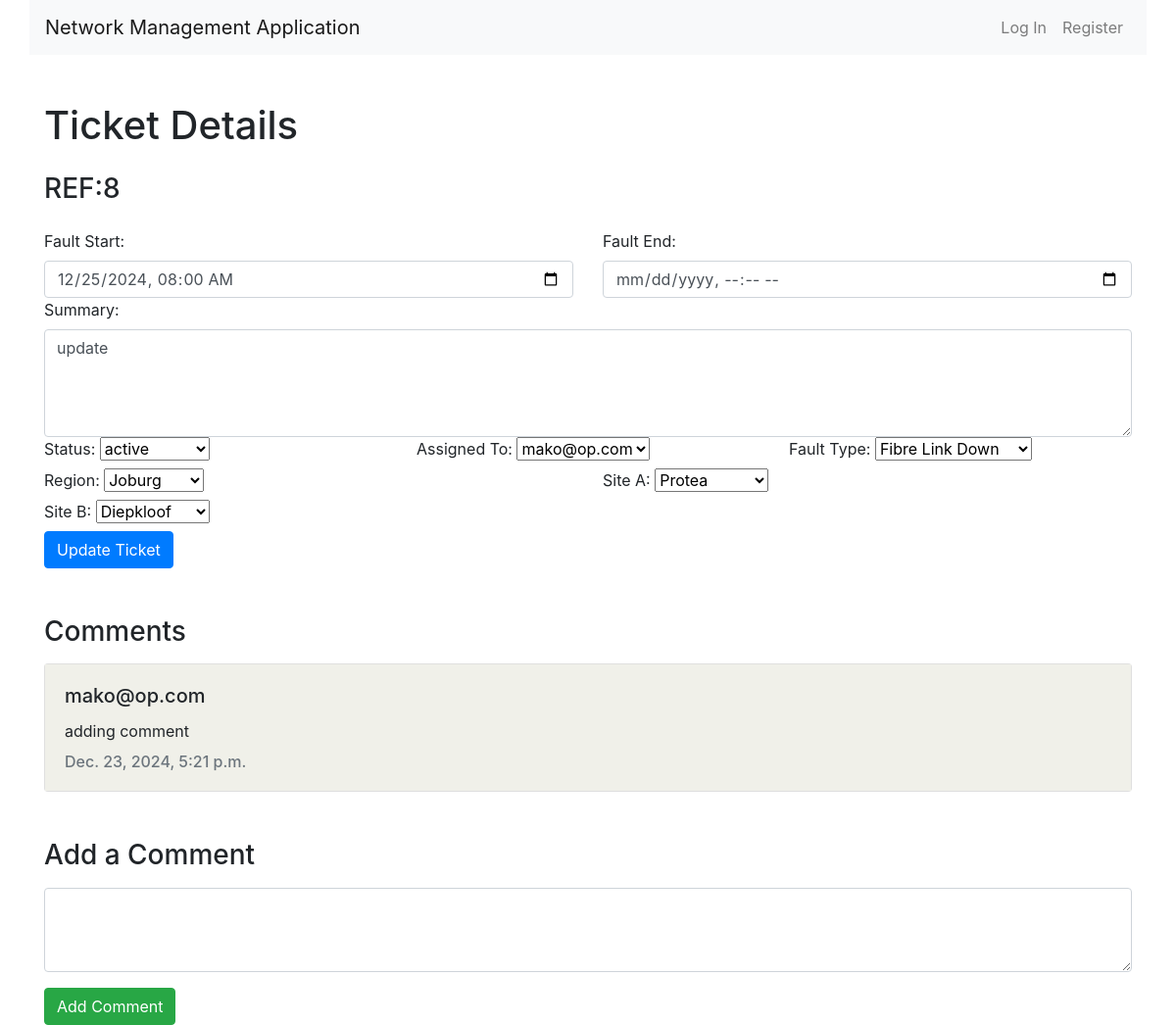
The app's page /tickets/8/details/ with its own data.
### nms/models.py (models this page shows, shortened)
class Ticket(models.Model):
    fault_start = models.CharField(max_length=255, null=True, blank=True)
    fault_end = models.CharField(max_length=255, null=True, blank=True)
    summary = models.TextField(null=True, blank=True)
    status = models.ForeignKey('TicketStatus', on_delete=models.CASCADE, related_name='tickets', default=1)
    created_at = models.DateTimeField(auto_now_add=True)
    assigned_to = models.ForeignKey(User, on_delete=models.CASCADE, related_name='tickets', null=True, blank=True)
    fault_type = models.ForeignKey(FaultType, on_delete=models.CASCADE, related_name='tickets', null=True, blank=True)
    region = models.ForeignKey(Region, on_delete=models.CASCADE, related_name='tickets', null=True, blank=True)
    site_A = models.ForeignKey(Site, on_delete=models.CASCADE, related_name='site_A_tickets', null=True, blank=True)
    site_B = models.ForeignKey(Site, on_delete=models.CASCADE, related_name='site_B_tickets', null=True, blank=True)

class TicketStatus(models.Model):
    name = models.CharField(max_length=50, unique=True)

class User(AbstractUser):
    ROLES = (
        ('noc', 'NOC Staff'),
        ('technician', 'Technician'),
        ('manager', 'Manager'),
        ('client', 'Client')
    )
    role = models.CharField(max_length=50, choices=ROLES, default='client')

class FaultType(models.Model):
    name = models.CharField(max_length=100, unique=True)

class Region(models.Model):
    name = models.CharField(max_length=100, unique=True)

class Site(models.Model):
    name = models.CharField(max_length=100, unique=True)
    region = models.ForeignKey(Region, on_delete=models.CASCADE, related_name='sites')

class Comment(models.Model):
    ticket = models.ForeignKey(Ticket, on_delete=models.CASCADE, related_name='comments')
    user = models.ForeignKey(User, on_delete=models.CASCADE)
    content = models.TextField()
    created_date = models.DateTimeField(auto_now_add=True)

### nms/views.py (the view)
# urls.py: path('tickets/<int:ticket_id>/details/', views.view_ticket, name='view_ticket'),
def view_ticket(request, ticket_id):
    ticket = get_object_or_404(Ticket, id=ticket_id)
    comments = ticket.comments.select_related('user').order_by('-created_date')
    statuses = TicketStatus.objects.all()
    fault_types = FaultType.objects.all()
    regions = Region.objects.all()
    sites = Site.objects.all()
    users = User.objects.all()
    return render(request, 'nms/view_ticket.html', {
        'ticket': ticket,
        'statuses': statuses,
        'fault_types': fault_types,
        'regions': regions,
        'sites': sites,
        'users': users,
        'comments': comments
    })

### nms/templates/nms/view_ticket.html (shortened to what this page needs)
{% extends "nms/layout.html" %}
{% block body %}
<div class="container mt-5">
    <h1 class="mb-4">Ticket Details</h1>
    <h3 class="mb-4">REF:{{ ticket.id }}</h3>
    <form id="edit-ticket-form" class="row g-3" action="{% url 'update_ticket' ticket.id %}">
        <div class="col-md-6">
            <label for="fault_start" class="form-label">Fault Start:</label>
            <input type="datetime-local" class="form-control" id="fault_start" name="fault_start" value="{{ ticket.fault_start }}">
        </div>
        <div class="col-md-6">
            <label for="fault_end" class="form-label">Fault End:</label>
            <input type="datetime-local" class="form-control" id="fault_end" name="fault_end" value="{{ ticket.fault_end }}">
        </div>
        <div class="col-12">
            <label for="summary" class="form-label">Summary:</label>
            <textarea class="form-control" id="summary" name="summary" rows="4">{{ ticket.summary }}</textarea>
        </div>
        <div class="col-md-4">
            <label for="status" class="form-label">Status:</label>
            <select class="form-select" id="status" name="status">
                {% for status in statuses %}
                <option value="{{ status.id }}" {% if ticket.status.id == status.id %}selected{% endif %}>
                    {{ status.name }}
                </option>
                {% endfor %}
            </select>
        </div>
        <div class="col-md-4">
            <label for="assigned_to" class="form-label">Assigned To:</label>
            <select class="form-select" id="assigned_to" name="assigned_to">
                {% for user in users %}
                <option value="{{ user.id }}" {% if ticket.assigned_to.id == user.id %}selected{% endif %}>
                    {{ user.username }}
                </option>
                {% endfor %}
            </select>
        </div>
        <div class="col-md-4">
            <label for="fault_type" class="form-label">Fault Type:</label>
            <select class="form-select" id="fault_type" name="fault_type">
                {% for fault_type in fault_types %}
                <option value="{{ fault_type.id }}" {% if ticket.fault_type.id == fault_type.id %}selected{% endif %}>
                    {{ fault_type.name }}
                </option>
                {% endfor %}
            </select>
        </div>
        <div class="col-md-6">
            <label for="region" class="form-label">Region:</label>
            <select class="form-select" id="region" name="region">
                {% for region in regions %}
                <option value="{{ region.id }}" {% if ticket.region.id == region.id %}selected{% endif %}>
                    {{ region.name }}
                </option>
                {% endfor %}
            </select>
        </div>
        <div class="col-md-6">
            <label for="site_A" class="form-label">Site A:</label>
            <select class="form-select" id="site_A" name="site_A">
                {% for site in sites %}
                <option value="{{ site.id }}" {% if ticket.site_A.id == site.id %}selected{% endif %}>
                    {{ site.name }}
                </option>
                {% endfor %}
            </select>
        </div>
        <div class="col-md-6">
            <label for="site_B" class="form-label">Site B:</label>
            <select class="form-select" id="site_B" name="site_B">
                {% for site in sites %}
                <option value="{{ site.id }}" {% if ticket.site_B.id == site.id %}selected{% endif %}>
                    {{ site.name }}
                </option>
                {% endfor %}
            </select>
        </div>
        <div class="col-12">
            <button type="button" class="btn btn-primary" id="update-ticket">Update Ticket</button>
        </div>
    </form>
    <h3 class="mt-5">Comments</h3>
    <div id="comments-section" class="mt-3">
        {% for comment in comments %}
        <div class="card mb-3">
            <div class="card-body comment">
                <h5 class="card-title">{{ comment.user.username }}</h5>
                <p class="card-text mt-2">{{ comment.content }}</p>
                <h6 class="card-subtitle text-muted">{{ comment.created_date }}</h6>
            </div>
        </div>
        {% empty %}
        <p>No comments yet.</p>
        {% endfor %}
    </div>
    <h3 class="mt-5">Add a Comment</h3>
    <form method="POST" action="{% url 'add_comment' ticket.id %}" class="mt-3">
        <textarea class="form-control mb-3" name="content" rows="3" required></textarea>
        <button type="submit" class="btn btn-success">Add Comment</button>
    </form>
</div>
{% endblock %}

### nms/static/nms/styles.css (style rules this page uses)
.comment { background-color: rgb(240, 240, 233); }

### records on screen
Ticket: id "8", fault_start "12/25/2024 08:00", summary "update", status "active", assigned_to "mako@op.com", fault_type "Fibre Link Down", region "Joburg", site_A "Protea", site_B "Diepkloof"
Comment: user.username "mako@op.com", content "adding comment", created_date "Dec. 23, 2024, 5:21 p.m."
